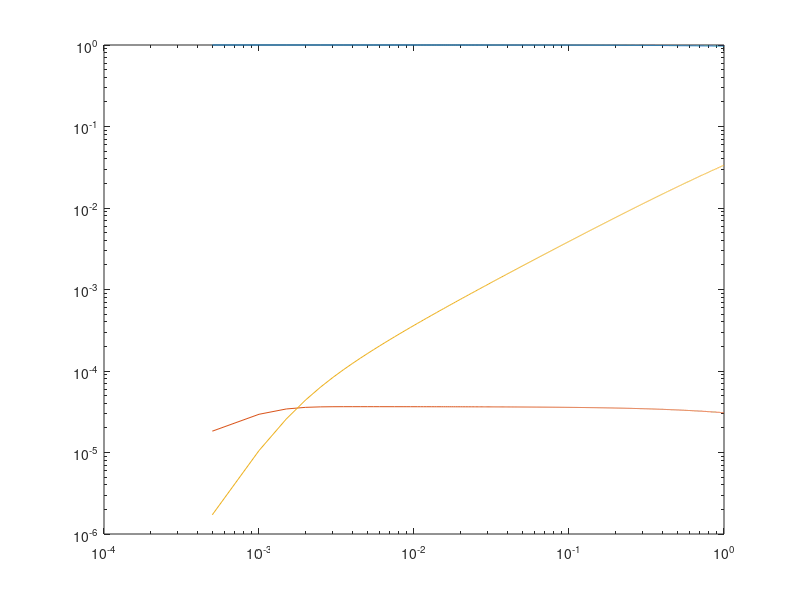

Here is the MATLAB script that generated this plot:
function [] = LAB2B1()
%LAB2B 
close all;

N = [125 250 500 1000 2000];
init = [1 0 0]'; %initial conditions
for j = 1:length(N)
    n = N(j);
    u = [init zeros(3,n)];
    h = 1/n;
    for i=1:n
        k1 = robertson(i*h,u(:,i));
        k2 = robertson((i+1)*h,u(:,i)+h*k1);
        k3 = robertson((i+0.5)*h,u(:,i)+h*k1./4+h*k2./4);
        u(:,i+1) = u(:,i)+h*(k1+k2+4*k3)./6;
    end
    str = sprintf('The last value for n = %d is x = %f,%f,%f',n,u(1,n),u(2,n),u(3,n));
    display(str);
end
figure;
loglog(0:h:1,u);
end


function dxdt = robertson(t,x)
k1 = 0.04;
k2 = 1e4;
k3 = 3e7;
dxdt = x;
dxdt(1) = -k1*x(1) + k2*x(2)*x(3);
dxdt(2) = k1*x(1) -k2*x(2)*x(3) -k3*x(2)*x(2);
dxdt(3) = k3*x(2)*x(2);
end

